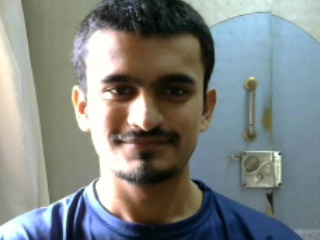
#> input picture ImageGraph/TrainingImages/img2.jpg, 320 x 240 px, found by its file name
$ python ImageGraph.py
#> lines starting #> are read from the running program, lines starting #| are printed output that depends on the picture
import cv2
import matplotlib.pyplot as plt
import numpy as np


img= cv2.imread("H:/Github/OpenCv/FaceRecognition/TrainingImages/img2.jpg")
#> img is the input picture: shape (240, 320, 3); mean B, G, R 129.9, 132, 126.5
# print(img.size)
# print(img.shape)

r,g,b = cv2.split(img)       # get r,g,b
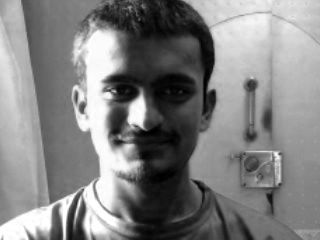
#> r: shape (240, 320); min 0, max 255, mean 129.9
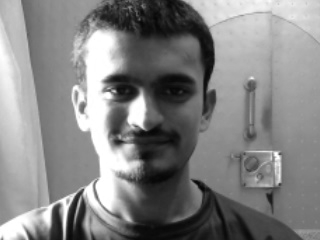
#> g: shape (240, 320); min 6, max 255, mean 132
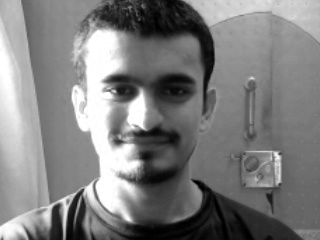
#> b: shape (240, 320); min 0, max 255, mean 126.5

# print(r)
# print(g)
# print(b)

red = r[: , 0]
#> red = 240 values, max 255 at index 228, min 126 at index 194, mean 178.4
# print(red)

green = g[: , 0]
#> green = 240 values, max 255 at index 47, min 137 at index 220, mean 193.4
# print(len(green))

blue = b[: , 0]
#> blue = 240 values, max 255 at index 44, min 136 at index 220, mean 198.1
# print(len(blue))

plt.plot(red,color='r')
plt.plot(green,color='g')
plt.plot(blue,color='b')
plt.show()
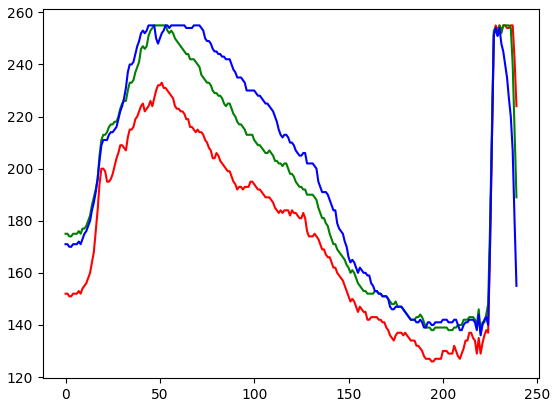
#> figure drawn by matplotlib, 1 panel; curve peaks at x = 228, y = 255; curve peaks at x = 47, y = 255; curve peaks at x = 44, y = 255

# [4 lines of commented-out code are left out]

$ run again, with ImageGraph/TrainingImages/img1.jpg copied over ImageGraph/TrainingImages/img2.jpg
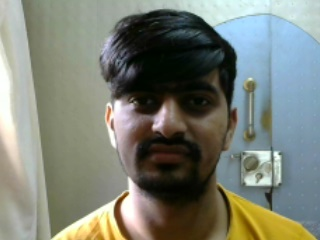
#> input picture ImageGraph/TrainingImages/img1.jpg, 320 x 240 px, found by its file name
#> img is the input picture: shape (240, 320, 3); mean B, G, R 117.1, 127.9, 123
#> `r,g,b = cv2.split(img)`:
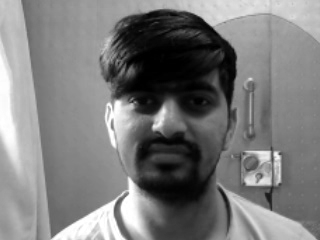
#> b: shape (240, 320); min 0, max 255, mean 123
#> red = 240 values, max 254 at index 84, min 123 at index 170, mean 183
#> green = 240 values, max 255 at index 57, min 141 at index 176, mean 196.4
#> blue = 240 values, max 255 at index 122, min 146 at index 226, mean 199.2
#> `plt.show()`:
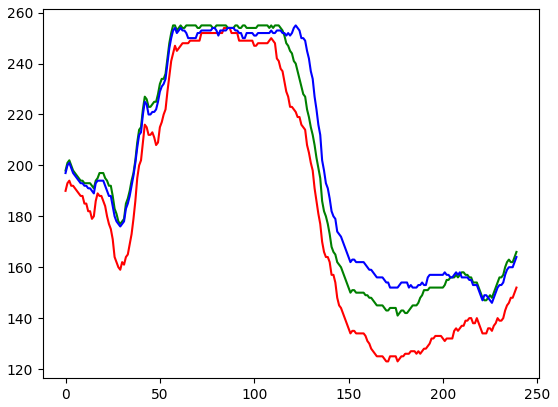
#> figure drawn by matplotlib, 1 panel; curve peaks at x = 84, y = 254; curve peaks at x = 57, y = 255; curve peaks at x = 122, y = 255
